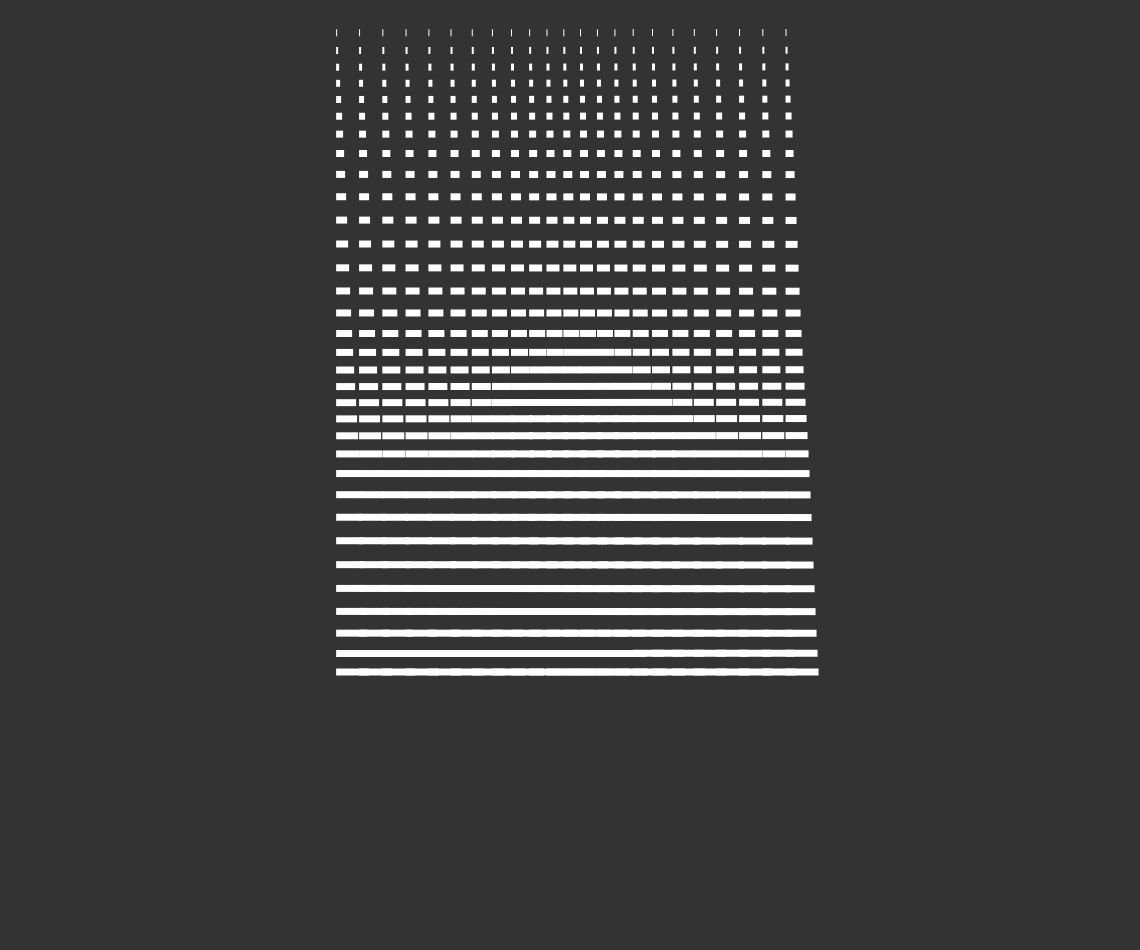
Frame 1 (no input)
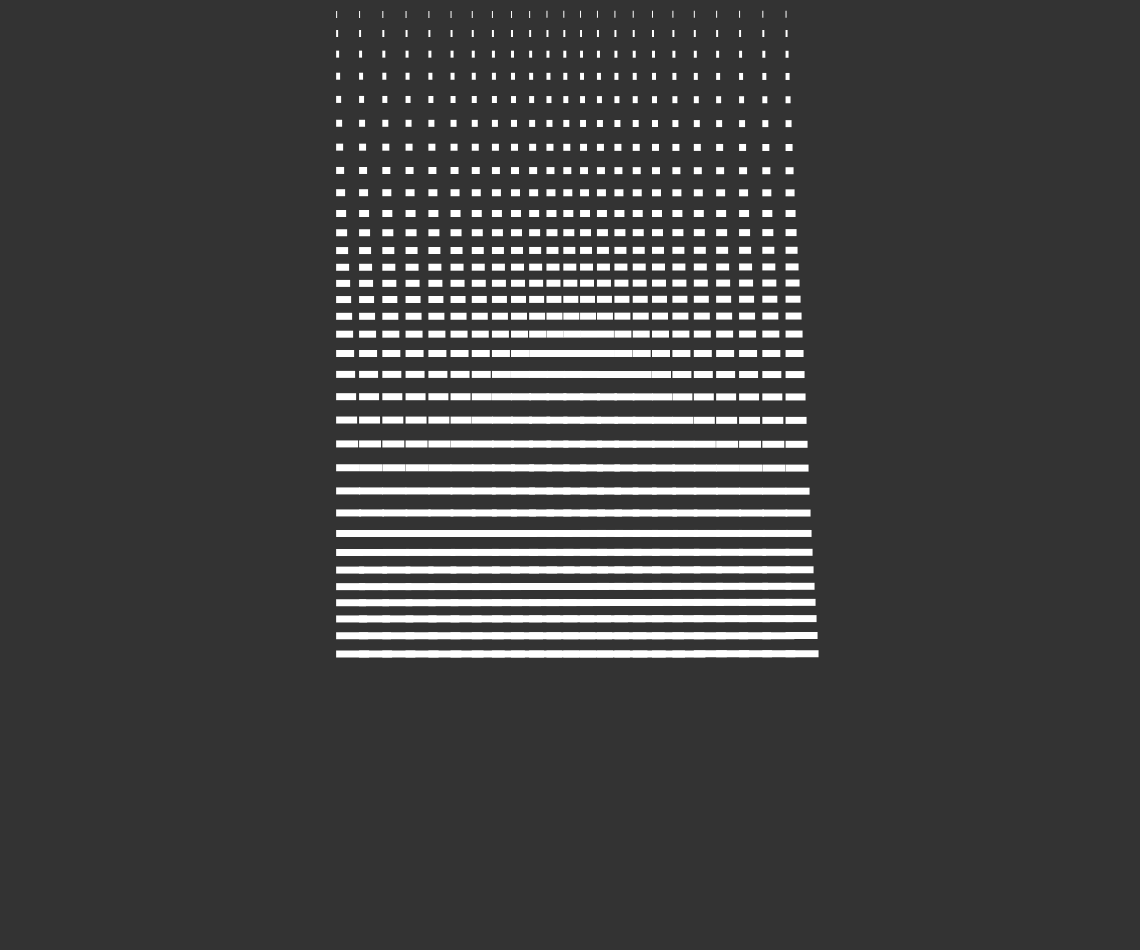
Frame 60 (no input)
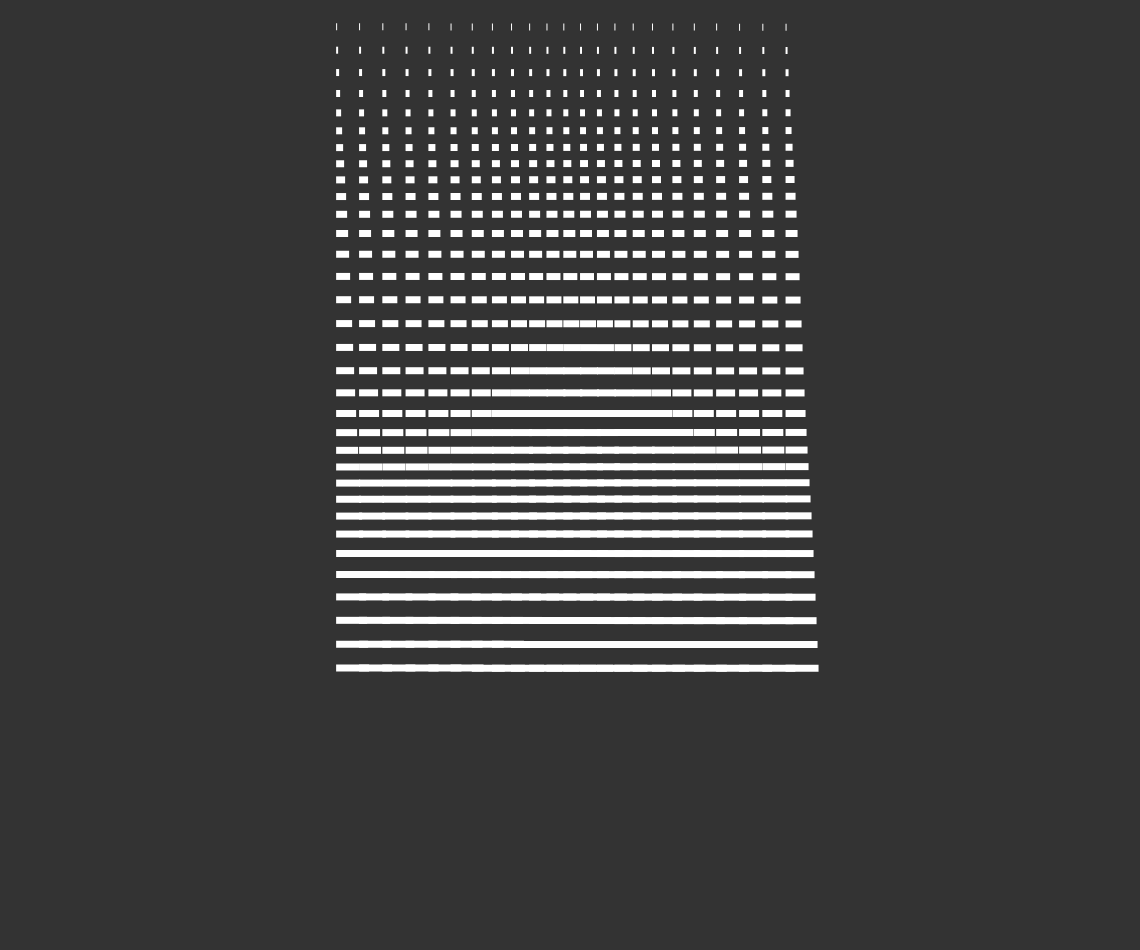
Frame 120 (the mouse pressed at the canvas centre since frame 60)

The p5.js sketch that drew these frames (run headless with seeded random() and noise() and a simulated clock; from frame 60 on, the mouse is pressed at the canvas centre):

// p5.js sketch
// ── sketch.js
let res;
let x, y;
let bnc, spd;

function setup() {
	createCanvas(windowWidth * 0.95, windowHeight * 0.95);
	noCursor();
	res = 20;
	spd = 10;
	x = width / res;
	y = height / res;
	bnc = 0;
}

function draw() {
	background(51);
	noStroke();
	push();
	translate(0, 0);
	for (let i = width*0.015; i < x - width*0.015; i++) {
		for (let j = 0; j < y-height*0.015; j++) {
			rect(i * res + spd * (sin((i / x) * TWO_PI * 3)), j * res + spd * (cos((j / y) * TWO_PI * 3 + (bnc % TWO_PI))), j, 7);
			bnc += 0.00005;
		}
	}
	pop();
}
